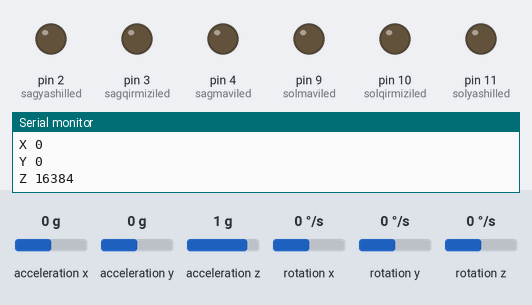
Bench run of a sketch on a simulated Arduino Uno, built with avr-gcc and run on an emulated ATmega328P. Shown: output pins drawn as LEDs (lit = HIGH), the last lines printed to the serial monitor. The inputs (shaded band) are chosen by the test bench; at power-on: acceleration y 0 g, acceleration x 0 g, acceleration z 1 g, rotation x 0 °/s, rotation y 0 °/s, rotation z 0 °/s.

Above: at 1.2 s.
1.3 s: acceleration y set to -1.4 g
At 2.6 s:
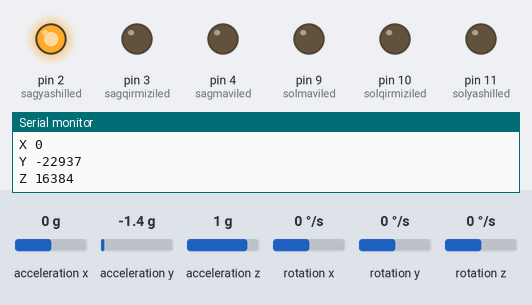
2.9 s: acceleration y set to 0.8 g
At 3.9 s:
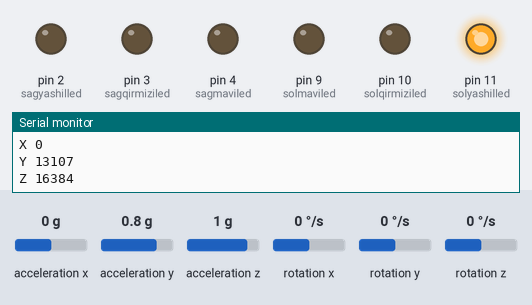
4.5 s: acceleration y set to -0.8 g
At 5.2 s:
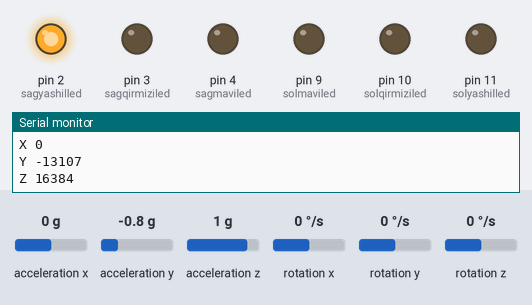
6.1 s: acceleration y set to 0 g
At 6.8 s:
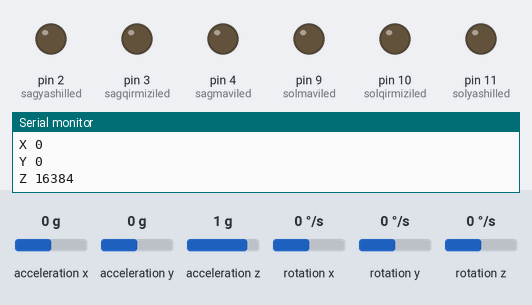
Timing chart, 0 to 8.7 s (numbered marks = the images above; inputs shaded):
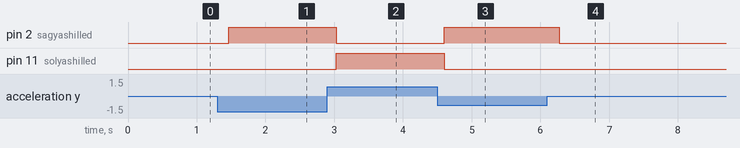

The sketch:

MPU6050_bayrag.ino
```cpp
/*
1) examples bolmesinden IMU_zero kodunu acib offset almag lazimdi
2) alinan deyerlerden ivme

*/

#include <Wire.h>
#include <MPU6050.h>

#define sagmaviled 4
#define sagqirmiziled 3
#define sagyashilled 2

#define solmaviled 9
#define solqirmiziled 10
#define solyashilled 11
MPU6050 sensor;

int gyrox, gyroy, gyroz;
int ivmeX, ivmeY, ivmeZ;

void setup() {
Serial.begin(9600);
Wire.begin();
sensor.initialize();

pinMode(4, OUTPUT);
pinMode(3, OUTPUT);
pinMode(2, OUTPUT);
pinMode(9, OUTPUT);
pinMode(10, OUTPUT);
pinMode(11, OUTPUT);

}

void loop() {
sensor.getRotation(&gyrox, &gyroy, &gyroz);
sensor.getAcceleration(&ivmeX, &ivmeY, &ivmeZ);
Serial.print("X ");
Serial.println(ivmeX);
Serial.print("Y ");
Serial.println(ivmeY);
Serial.print("Z ");
Serial.println(ivmeZ);
Serial.println("");
delay(100);

if(ivmeY < -1000 && ivmeY >= -2000){
  digitalWrite(sagmaviled, 1);
}else{
  digitalWrite(sagmaviled, 0);
}
if(ivmeY < -2000 && ivmeY >= -3000){
  digitalWrite(sagqirmiziled, 1);
}else{
  digitalWrite(sagqirmiziled, 0);
}
if(ivmeY < -3000){
  digitalWrite(sagyashilled, 1);
}else{
  digitalWrite(sagyashilled, 0);
}

if(ivmeY > 1000 && ivmeY <=2000){
  digitalWrite(solmaviled, 1);
}else{
  digitalWrite(solmaviled, 0);
}
if(ivmeY > 2000 && ivmeY <= 3000){
  digitalWrite(solqirmiziled, 1);
}else{
  digitalWrite(solqirmiziled, 0);
}
if(ivmeY > 3000){
  digitalWrite(solyashilled, 1);
}else{
  digitalWrite(solyashilled, 0);
}

}
```

Measured:
- after the input at 1.3 s, pin 2 (sagyashilled): LOW → HIGH after 0.16 s
- after the input at 2.9 s, pin 2 (sagyashilled): HIGH → LOW after 0.13 s; pin 11 (solyashilled): LOW → HIGH after 0.13 s
- after the input at 4.5 s, pin 2 (sagyashilled): LOW → HIGH after 0.10 s; pin 11 (solyashilled): HIGH → LOW after 0.10 s
- after the input at 6.1 s, pin 2 (sagyashilled): HIGH → LOW after 0.18 s
